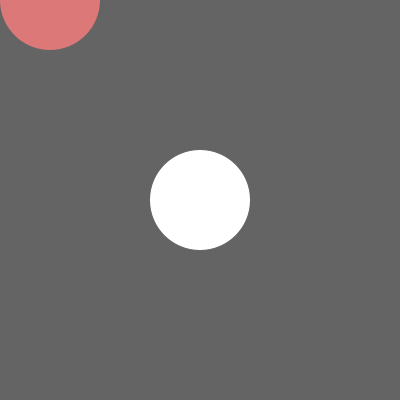
Frame 1 (no input)
Frame 60 (the mouse pressed at the canvas centre just before this capture): identical to frame 1, image omitted
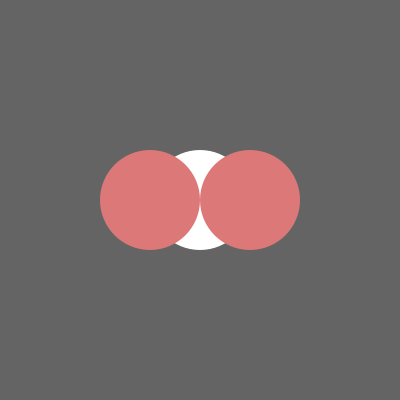
Frame 120 (the mouse held since frame 60 and released just before this capture)

The Processing sketch that drew these frames (run headless with seeded random() and noise(); from frame 60 on, the mouse is pressed at the canvas centre):

// Processing sketch: Translate
// ── Translate.pde
// Translate
//
// Draw 2 circles at the mouse pos by translating.
//
// Dan Wilcox danomatika.com 2016

void setup() {
  size(400, 400);
}

void draw() {
  background(100);
  
  noStroke();
  fill(255);
  
  // save the current transform state:
  // translation, scale, rotate
  pushMatrix();
  
  // move the origin of the coordinate system
  // to the middle of the screen
  // upper left -> middle now (0,0)
  translate(width/2, height/2);
  ellipse(0, 0, 100, 100);

  // clear everything we did after pushMatrix()
  // resets the origin back to the upper left for us
  popMatrix();
  
  // save the transform state
  pushMatrix();
  
  // set origin to the mouse pos & draw a circle to the left and right
  translate(mouseX, mouseY);
  fill(220, 120, 120);
  ellipse(-50, 0, 100, 100); // left
  ellipse(50, 0, 100, 100); // right

  // undo everything after we're done drawing
  popMatrix();
}
